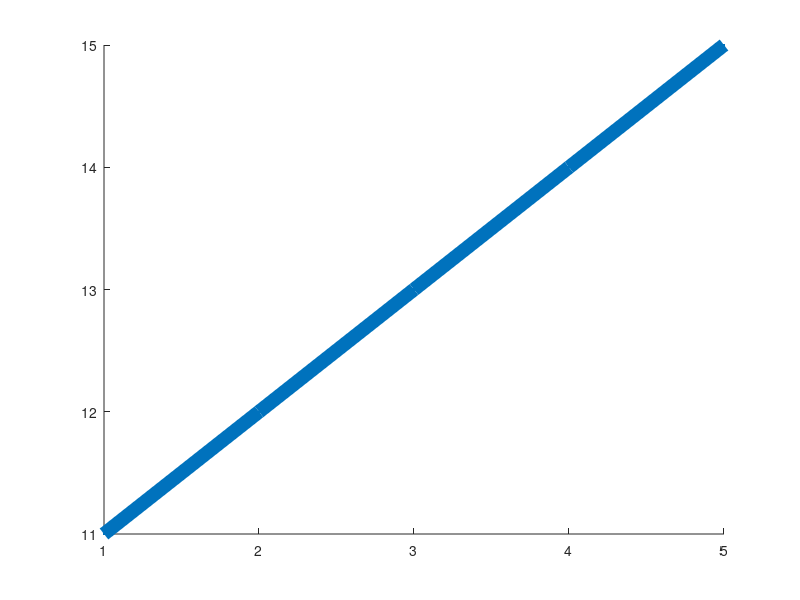

MATLAB code for this plot: (Note: this script raises an error after producing the figure.)
xlim([1,5]);
hold('on');
h1a = plot(1:5,     11:15, '.-', 'LineWidth',10, 'DisplayName',' 0.5');
h1b = plot(1.5:5.5, 11:15, '.-', 'LineWidth',10, 'DisplayName',' 1.0', 'Color',h1a.Color);  % 100% opaque
h1a.Color(4) = 0.5;  % 50% transparent
h2a = plot(3:7,  15:-1:11, '.-r', 'LineWidth',8, 'DisplayName',' 0.3'); h2a.Color(4)=0.3;  % 70% transparent
h2b = plot(2:6,  15:-1:11, '.-r', 'LineWidth',8, 'DisplayName',' 0.7'); h2b.Color(4)=0.7;  % 30% transparent
h2c = plot(1:5,  15:-1:11, '.-r', 'LineWidth',8, 'DisplayName',' 1.0');  % 100% opaque = 0% transparent
legend('show','Location','west')